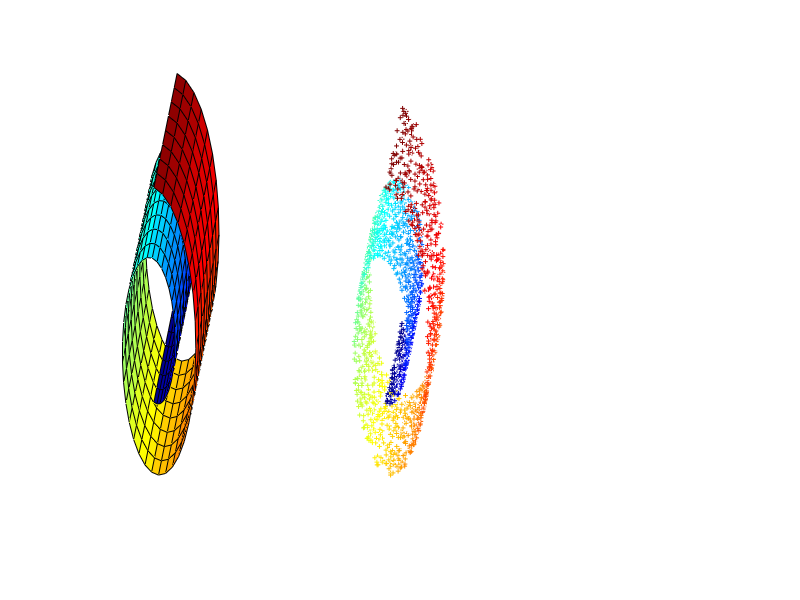

This figure's MATLAB source: (Note: this script raises an error after producing the figure.)
% SWISS ROLL DATASET

  N=2000;
  K=12;
  d=2; 

clf; colormap jet; set(gcf,'Position',[200,400,620,200]);

% PLOT TRUE MANIFOLD
  tt0 = (3*pi/2)*(1+2*[0:0.02:1]); hh = [0:0.125:1]*30;
  xx = (tt0.*cos(tt0))'*ones(size(hh));
  yy = ones(size(tt0))'*hh;
  zz = (tt0.*sin(tt0))'*ones(size(hh));
  cc = tt0'*ones(size(hh));

  subplot(1,3,1); cla;
  surf(xx,yy,zz,cc);
  view([12 20]); grid off; axis off; hold on;
  lnx=-5*[3,3,3;3,-4,3]; lny=[0,0,0;32,0,0]; lnz=-5*[3,3,3;3,3,-3];
  lnh=line(lnx,lny,lnz);
  set(lnh,'Color',[1,1,1],'LineWidth',2,'LineStyle','-','Clipping','off');
  axis([-15,20,0,32,-15,15]);

% GENERATE SAMPLED DATA
  tt = (3*pi/2)*(1+2*rand(1,N));  height = 21*rand(1,N);
  X = [tt.*cos(tt); height; tt.*sin(tt)];

% SCATTERPLOT OF SAMPLED DATA
  subplot(1,3,2); cla;
  scatter3(X(1,:),X(2,:),X(3,:),12,tt,'+');
  view([12 20]); grid off; axis off; hold on;
  lnh=line(lnx,lny,lnz);
  set(lnh,'Color',[1,1,1],'LineWidth',2,'LineStyle','-','Clipping','off');
  axis([-15,20,0,32,-15,15]); drawnow;

% RUN LLE ALGORITHM
[Y, W] = lle(X,K,d);

    % SCATTERPLOT OF EMBEDDING
    subplot(1,3,3); cla;
    scatter(Y(1,:),Y(2,:),12,tt,'+');
    grid on;
    set(gca,'XTick',[]); set(gca,'YTick',[]); 
  fprintf("enter");
  pause;
       
  save -ascii -double "X_matlab.csv" X;
  save -ascii -double "W_matlab.csv" W;
  save -ascii -double "Y_matlab.csv" Y;
    fprintf(1, 'Done.\n');
